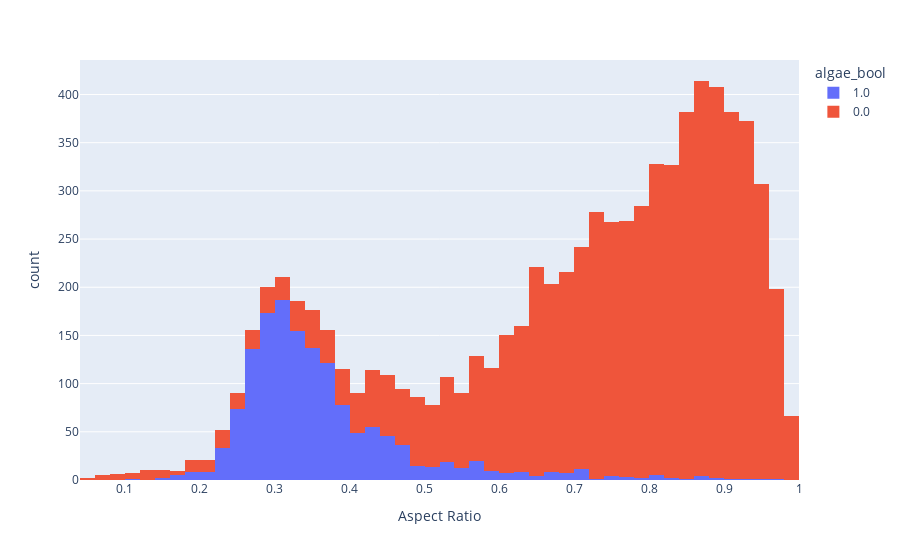

Write notebook code for a chart like this one.
### Code cell
px.histogram(data, x="Aspect Ratio", color="algae_bool")

### Figure 1 — Plotly figure (JSON) as saved in the notebook; plotly's stock layout.template omitted (floating-point values rounded to 4 significant figures; data arrays with more than 128 entries replaced by an {"elided": "..."} marker saying what was removed)
{"data": [{"alignmentgroup": "True", "bingroup": "x", "hovertemplate": "algae_bool=1.0<br>Aspect Ratio=%{x}<br>count=%{y}<extra></extra>", "legendgroup": "1.0", "marker": {"color": "#636efa", "pattern": {"shape": ""}}, "name": "1.0", "offsetgroup": "1.0", "orientation": "v", "showlegend": true, "type": "histogram", "x": {"elided": "1466 float values"}, "xaxis": "x", "yaxis": "y"}, {"alignmentgroup": "True", "bingroup": "x", "hovertemplate": "algae_bool=0.0<br>Aspect Ratio=%{x}<br>count=%{y}<extra></extra>", "legendgroup": "0.0", "marker": {"color": "#EF553B", "pattern": {"shape": ""}}, "name": "0.0", "offsetgroup": "0.0", "orientation": "v", "showlegend": true, "type": "histogram", "x": {"elided": "6456 float values"}, "xaxis": "x", "yaxis": "y"}], "layout": {"autosize": true, "barmode": "relative", "dragmode": "pan", "legend": {"title": {"text": "algae_bool"}, "tracegroupgap": 0}, "margin": {"t": 60}, "xaxis": {"anchor": "y", "autorange": true, "domain": [0, 1], "range": [0.04, 1], "title": {"text": "Aspect Ratio"}, "type": "linear"}, "yaxis": {"anchor": "x", "autorange": true, "domain": [0, 1], "range": [0, 435.8], "title": {"text": "count"}}}}
